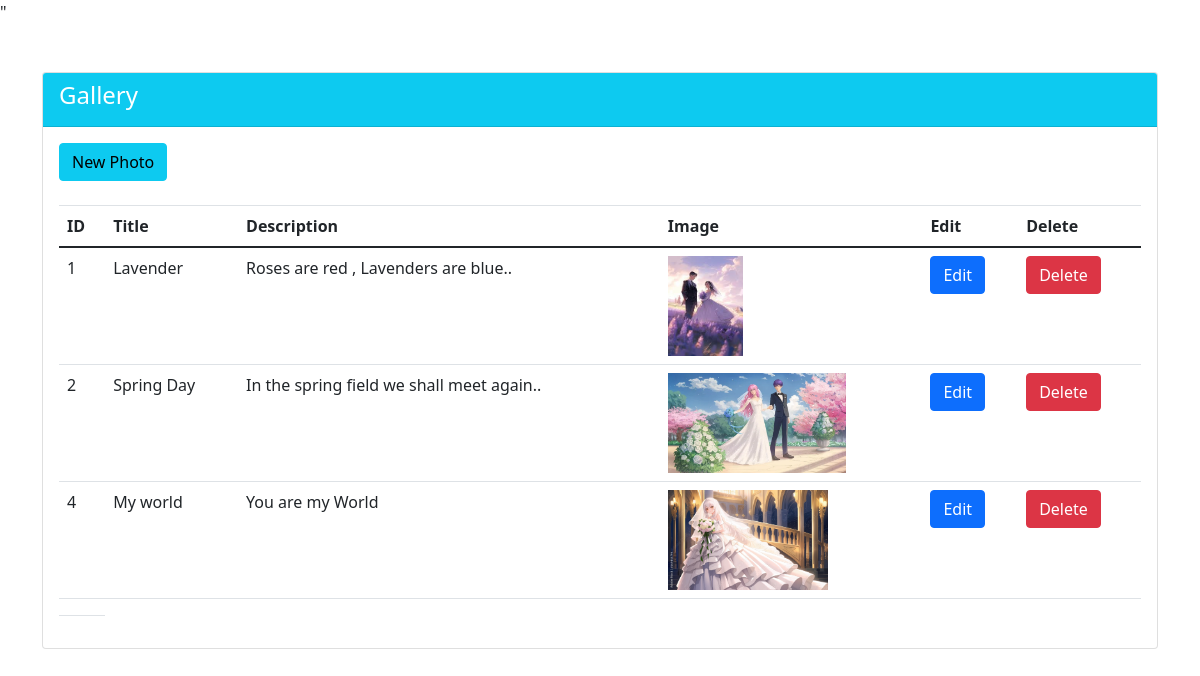
Screenshot of /gallary.php with the database file from the repository.
### tables this page shows
CREATE TABLE `gallery` (
  `id` int(11) NOT NULL,
  `image_url` varchar(255) NOT NULL,
  `image_title` varchar(255) NOT NULL,
  `image_description` text DEFAULT NULL
);

### gallary.php (the view, shortened to what this page needs)
<!doctype html>
<html lang="en">
  <head>
    <link rel="stylesheet" href="https://cdn.jsdelivr.net/npm/bootstrap@4.6.2/dist/css/bootstrap.min.css">
    <link rel="stylesheet" href="https://cdn.jsdelivr.net/npm/bootstrap@5.0.2/dist/css/bootstrap.min.css" rel="stylesheet">"
  </head>
  <body>
    <div class="container mt-5">
        <div class="row">
            <div class="col-md-30">
                <div class="card">
                    <div class="card-header bg-info">
                        <h4 class="text-white"> Gallery </h4>
                    </div>
                    <div class="card-body">
                    <a class="btn btn-info" href="/wms/add_gallary.php" role="button"> New Photo</a>
                        <br>
                        <br>
                        <?php
                        include('connection.php');
                        $sql= "select * from gallery";
                        $query_run=mysqli_query($conn,$sql);
                        ?>
                        <table class="table">
                            <thead>
                                <tr>
                                    <th>ID </th>
                                    <th>Title </th>
                                    <th>Description </th>
                                    <th>Image </th>
                                    <th>Edit </th>
                                    <th>Delete </th>
                                </tr>
                            </thead>
                            <tbody>
                                <?php
                                if(mysqli_num_rows($query_run)>0){
                                    foreach($query_run as $row){
                                        ?>
                                        <tr>
                                           <td><?php echo $row['id'];?></td>
                                           <td><?php echo $row['image_title'];?></td>
                                           <td><?php echo $row['image_description'];?></td>
                                           <td><img src="<?php echo "image/". $row['image_url'];?>" height="100px" alt="image"></td>
                                           <td><a href="image_edit.php? id=<?php echo $row['id'];?>"class="btn btn-primary">Edit</a></td>
                                           <td><a href="image_delete.php? id=<?php echo $row['id'];?>"class="btn btn-danger">Delete</a></td>
                                        </tr>
                                        <?php
                                    }
                                }else{
                                    ?>
                                    <tr>
                                        <td>No data available</td>
                                    </tr>
                                    <?php
                                }
                                ?>
                                <tr>
                                    <td></td>
                                </tr>
                            </tbody>
                        </table>
                    </div>
                </div>
            </div>
        </div>
</div>
  </body>
</html>

### rows the page displays
gallery: id "1", image_title "Lavender", image_description "Roses are red , Lavenders are blue..", image_url (picture)
gallery: id "2", image_title "Spring Day", image_description "In the spring field we shall meet again..", image_url (picture)
gallery: id "4", image_title "My world", image_description "You are my World", image_url (picture)
